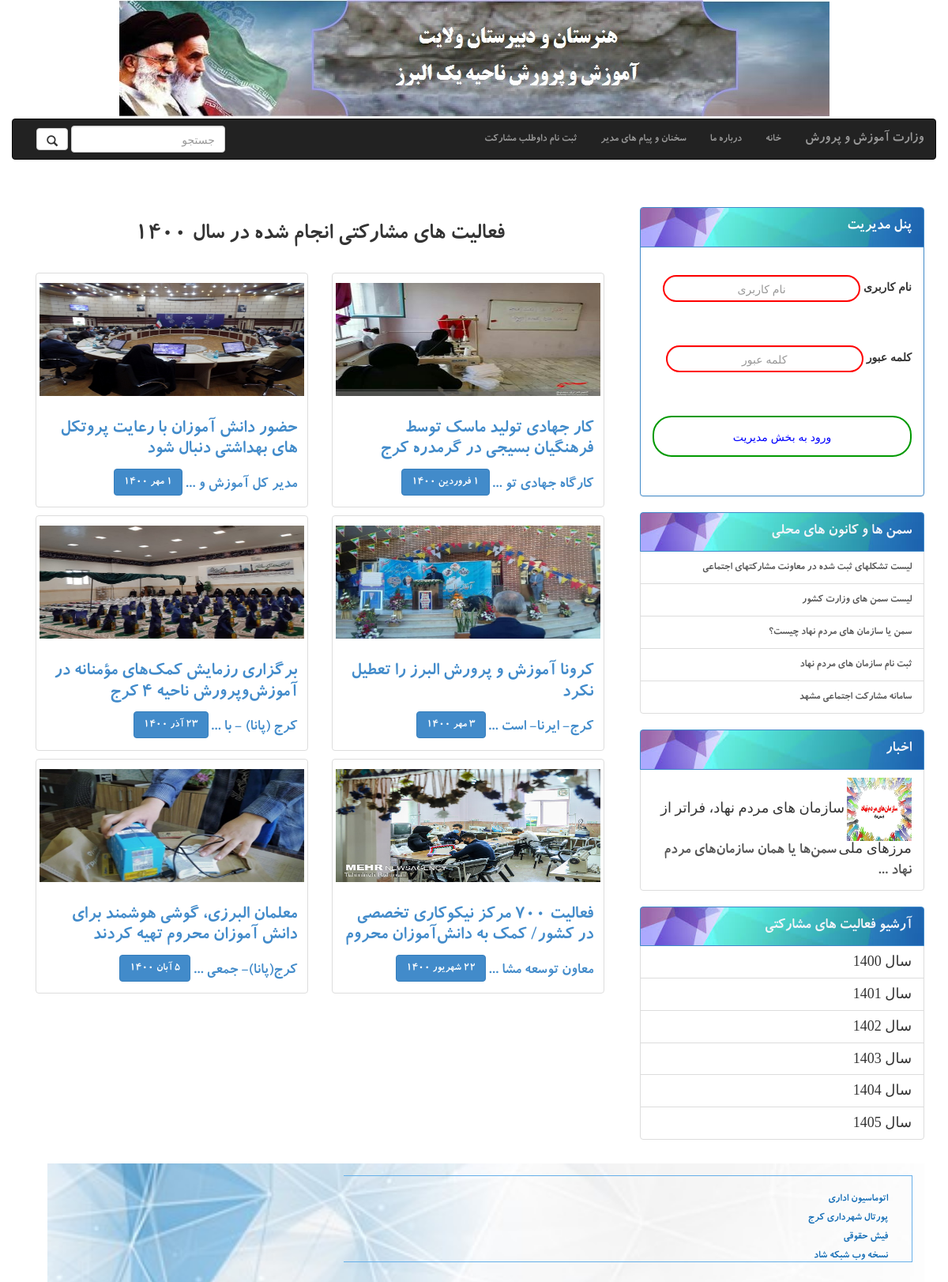
The app's page /archive/1400/ with its own data.
### participation/models.py (models this page shows, shortened)
class participate(models.Model):
    title=models.CharField(max_length=300)
    day=models.CharField(max_length=6, choices=DAY_CHOICES, default='1')
    month=models.CharField(max_length=15,choices=MONTH_CHOICE,default='mehr')
    year=models.CharField(max_length=6, choices=YEAR_CHOICES, default='1400')
    description=models.TextField(default=' ',blank=True)
    image=models.ImageField(default='3.jpg',upload_to='participate/',null=True,blank=True)
    def snippet(self):
        return self.description[:15]+ '  ...'

class samans(models.Model):
    title=models.CharField(max_length=200)
    link=models.CharField(max_length=200)

class news(models.Model):
    title=models.CharField(max_length=300)
    day=models.CharField(max_length=6, choices=DAY_CHOICES, default='1')
    month=models.CharField(max_length=15,choices=MONTH_CHOICE,default='mehr')
    year=models.CharField(max_length=6, choices=YEAR_CHOICES, default='1400')
    description=models.TextField(default=' ',blank=True)
    image=models.ImageField(default='2.jpg',upload_to='news/',null=True,blank=True)
    def snippet(self):
        return self.description[:35]+ '  ...'

### socialParticipation/views.py (the view)
# urls.py: path('archive/<str:pk>/',views.archive_views,name='archive'),
def archive_views(request,pk):
    participate=apps.get_model('participation','participate').objects.filter(year=pk)
    samans=fetchSaman_view()
    fiveBaner=fivebaner_view()
    news=fetchnews_view()
    return render(request,'archive.html',{'samans':samans,'fiveBaner':fiveBaner,'news':news,'participate':participate})

### socialParticipation/views.py (called while the page is built)
def fetchSaman_view():
    samans=apps.get_model('participation','samans').objects.order_by('-id')[:8]
    return samans

def fetchnews_view():
    news=apps.get_model('participation','news').objects.order_by('-id')[:8]
    return news

def fivebaner_view():
    fiveBaner=apps.get_model('participation','banernews').objects.order_by('-id')[:5]
    return fiveBaner

### templates/archive.html (shortened to what this page needs)
{%extends 'index.html'%}
    {%load static%}
    {%block content%}
        <div class="container" >
            <header class="heading">
            <h2  >
            {%if participate.0.year is not None%}
                فعالیت های مشارکتی انجام شده در سال {{participate.0.year}}
            {%else%}
                فعالیتی ثبت نشده است.
            {%endif%}
        </h2>
            </header>
        <div class="inner">
      <div class="row" style="margin-top: 10px">
        {%for part in participate%}
            <div class="col-sm-6 col-md-6" style="margin-top: 10px" >
              <a  href="{% url 'partnews' pk=part.id %}" >
              <div class="thumbnail">
                <img class="review-image  " src="{{ part.image.url}}" alt="..." style="width: 100% ; height:143px; margin-top:8px;">
                <div class="caption">
                  <h3>   {{part.title}} </h3>
                  <p>{{part.snippet}}</p>
                  <p><a href="#" class="btn btn-primary" role="button">
                    {{part.day}} {{part.month}} {{part.year}}
                  </a> </p>
                </div>
              </div>
            </a>
            </div>
        {%endfor%}
          </div>
        </div>
        </div>
    {%endblock%}

### templates/index.html (shortened to what this page needs)
{%load widget_tweaks%}
<html lang="en">
<head>
    {%load static%}
    <link rel="stylesheet" href="{% static "css/bootstrap-rtl.css" %}"/>
</head>
<body>
    <div class="container">
        <div id="header" class="row">
          <div class="geeks">
            <img class="imgg" >
          </div>
            <nav class="navbar navbar-inverse  ">
                <div class="container-fluid">
                  <div class="navbar-header">
                    <a class="navbar-brand" href="http://medu.ir">وزارت آموزش و پرورش</a>
                  </div>
                  <div class="collapse navbar-collapse" id="bs-example-navbar-collapse-1">
                    <ul class="nav navbar-nav">
                      <li name="{% url 'home' %}"><a href="{% url '' %}">خانه <span class="sr-only">(current)</span></a></li>
                      <li><a href="{% url 'about' %}">درباره ما</a></li>
                      <li><a href="{% url 'showmessage' %}">سخنان و پیام های مدیر</a></li>
                      <li><a href="{% url 'registerVolenteer'%}">ثبت نام داوطلب مشارکت</a></li>
                    </ul>
                    <form action="{% url 'search' %}" class="navbar-form navbar-left" method="get">
                      <div class="form-group">
                        <input type="text" id="qry" name="qry" class="form-control" placeholder="جستجو">
                      </div>
                      <button type="submit" class="btn btn-default">
                          <i class="glyphicon glyphicon-search"></i>
                      </button>
                    </form>
                  </div>
                </div>
              </nav>
        </div>
        <div class="row" style="margin-top: 40px">
            <div id="content" class="col-lg-8 col-md-9 col-sm-6 col-xs-12 pull-left">
              {%block content%}
               {%endblock%}
            </div>
            <div class="col-lg-4 col-md-3 col-sm-6 col-xs-12 pull-right" id="sidebar" >
                    <div class="panel panel-primary">
                        <div class="panel-heading titr">
                          پنل مدیریت</div>
                        <div class="panel-body">
                            <form class="site-form" action="{% url 'afterlogin' %}" method="post">
                                <div class="form-group">
                                  <label for="username"> نام کاربری</label>
                                  <input type="text" class="form-control" id="username" placeholder="نام کاربری" name="username">
                                </div>
                                <div class="form-group">
                                  <label for="password">کلمه عبور</label>
                                  <input type="password" class="form-control" id="password" placeholder="کلمه عبور" name="password">
                                </div>
                                <input type="submit" value="ورود به بخش مدیریت" class="btn btn-success btn-block">
                              </form>
                        </div>
                      </div>
                      <div class="list-group">
                        <a href="#" class="list-group-item active titr">
                          سمن ها و کانون های محلی
                        </a>
                        {%for saman in samans%}
                          <a href="{{saman.link}}" class="list-group-item">
                          {{saman.title}}</a>
                        {%endfor%}
                      </div>
                      <div class="list-group">
                        <a href="#" class="list-group-item active titr">
                          اخبار                        </a>
                        {%for new in news%}
                            <a href="{% url 'newsdetail' pk=new.id %}" class="list-group-item" >
                              <img src="{{new.image.url}}" width="25%" height="10%"  style="mix-blend-mode: multiply;">
                              <h4 class="list-group-item-heading" style="font-family: IRANSans;font-style: normal;src: url('../fonts/IRANSans/IRANSans.eot');"> {{new.title}}</h4>
                              <p class="list-group-item-text">{{new.snippet}}</p><br />
                            </a>
                        {%endfor%}
                          </div>
                          <div class="list-group" style="font-family: IRANSans;" >
                            <a href="#" class="list-group-item active titr">
                               آرشیو فعالیت های مشارکتی                        </a>
                                <a href="{% url 'archive' pk=1400 %}" class="list-group-item">
                                  <h4 class="list-group-item-heading" style="font-family: IRANSans;font-style: normal;src: url('../fonts/IRANSans/IRANSans.eot');" > سال 1400</h4>
                                </a>
                                   <a href="{% url 'archive' pk=1401 %}" class="list-group-item">
                                     <h4 class="list-group-item-heading" style="font-family: IRANSans;font-style: normal;src: url('../fonts/IRANSans/IRANSans.eot');"> سال 1401</h4>
                                   </a>
                                     <a href="{% url 'archive' pk=1402 %}" class="list-group-item">
                                       <h4 class="list-group-item-heading" style="font-family: IRANSans;font-style: normal;src: url('../fonts/IRANSans/IRANSans.eot');"> سال 1402</h4>
                                     </a>
                                       <a href="{% url 'archive' pk=1403 %}" class="list-group-item">
                                         <h4 class="list-group-item-heading" style="font-family: IRANSans;font-style: normal;src: url('../fonts/IRANSans/IRANSans.eot');"> سال 1403</h4>
                                       </a>
                                         <a href="{% url 'archive' pk=1404 %}" class="list-group-item">
                                           <h4 class="list-group-item-heading" style="font-family: IRANSans;font-style: normal;src: url('../fonts/IRANSans/IRANSans.eot');"> سال 1404</h4>
                                         </a>
                                        <a href="{% url 'archive' pk=1405 %}" class="list-group-item">
                                             <h4 class="list-group-item-heading" style="font-family: IRANSans;font-style: normal;src: url('../fonts/IRANSans/IRANSans.eot');"> سال 1405</h4>
                                           </a>
                          </div>
                </div>
        </div>
        <div id="footer" class="container ">
          <div class="row footer ">
            <div class=" footer-module col-lg-8 col-md-9 col-sm-6 col-xs-12 ">
                <ul class="col-md-3" style="list-style: none;cursor: pointer;">
                <li><a style="color:rgb(21, 110, 182);" target="_blank" href="https://eorg.medu.ir/eorg/Login.aspx?ReturnUrl=%2feorg">اتوماسیون اداری</a></li>
                <li><a style="color:rgb(21, 110, 182);" target="_blank" href="https://portal.sigma.ir/customers/karaj-municipality">پورتال شهرداری کرج</a></li>
                <li><a style="color:rgb(21, 110, 182);" href="http://fish.medu.ir/">فیش حقوقی</a></li>
                <li><a style="color:rgb(21, 110, 182);" target="_blank" href="https://shad.ir/">نسخه وب شبکه شاد</a></li>
            </ul>
            </div>
          </div>
        </div>
    </div>
</body>
</html>

### records on screen
participate: year "1400", image (picture), title "کار جهادی تولید ماسک توسط فرهنگیان بسیجی در گرمدره کرج", snippet "کارگاه جهادی تو ...", month "فروردین"
participate: image (picture), title "حضور دانش آموزان با رعایت پروتکل های بهداشتی دنبال شود", snippet "مدیر کل آموزش و ...", day "1", month "مهر", year "1400"
participate: image (picture), title "کرونا آموزش و پرورش البرز را تعطیل نکرد", snippet "کرج- ایرنا- است ...", day "3", month "مهر", year "1400"
participate: image (picture), title "برگزاری رزمایش کمک‌های مؤمنانه در آموزش‌وپرورش ناحیه ۴ کرج", snippet "کرج (پانا) - با ...", month "آذر", year "1400"
participate: image (picture), title "فعالیت ۷۰۰ مرکز نیکوکاری تخصصی در کشور/ کمک به دانش‌آموزان محروم", snippet "معاون توسعه مشا ...", day "22", month "شهریور", year "1400"
participate: image (picture), title "معلمان البرزی، گوشی هوشمند برای دانش آموزان محروم تهیه کردند", snippet "کرج(پانا)- جمعی ...", day "5", month "آبان", year "1400"
samans: title "لیست تشکلهای ثبت شده در معاونت مشارکتهای اجتماعی"
samans: title "لیست سمن های وزارت کشور"
samans: title "سمن یا سازمان های مردم نهاد چیست؟"
samans: title "ثبت نام سازمان های مردم نهاد"
samans: title "سامانه مشارکت اجتماعی مشهد"
news: image (picture), title "سازمان های مردم نهاد، فراتر از مرزهای ملی", snippet "سمن‌ها یا همان سازمان‌های مردم نهاد ..."
